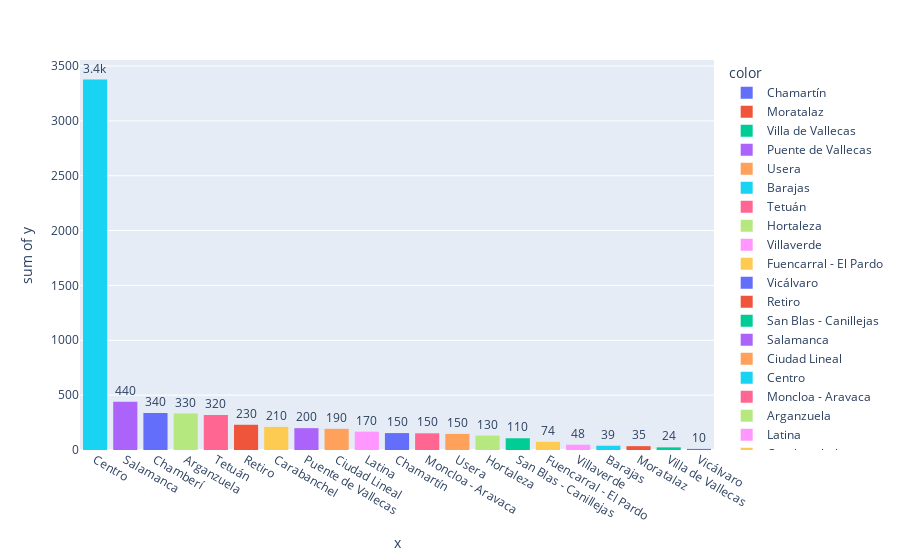

The notebook cell this image was saved under:
### Code cell
fig = px.histogram(df2023, x=df2023['District'][df2023['Month'] == 'May 2023'], y=df2023['Airbnb reviews'][df2023['Month'] == 'May 2023'], text_auto='.2s', color=df2023['District'][df2023['Month'] == 'May 2023'])
fig.update_traces(textfont_size=12, textangle=0, textposition='outside', cliponaxis=False)
fig.update_xaxes(categoryorder = 'total descending')
fig.show()

### Figure 1 — Plotly figure (JSON) as saved in the notebook; plotly's stock layout.template omitted (floating-point values rounded to 4 significant figures)
{"data": [{"alignmentgroup": "True", "bingroup": "x", "cliponaxis": false, "histfunc": "sum", "hovertemplate": "color=Chamartín<br>x=%{x}<br>sum of y=%{y}<extra></extra>", "legendgroup": "Chamartín", "marker": {"color": "#636efa", "pattern": {"shape": ""}}, "name": "Chamartín", "offsetgroup": "Chamartín", "orientation": "v", "showlegend": true, "textangle": 0, "textfont": {"size": 12}, "textposition": "outside", "texttemplate": "%{value:.2s}", "type": "histogram", "x": ["Chamartín"], "xaxis": "x", "y": [154], "yaxis": "y"}, {"alignmentgroup": "True", "bingroup": "x", "cliponaxis": false, "histfunc": "sum", "hovertemplate": "color=Moratalaz<br>x=%{x}<br>sum of y=%{y}<extra></extra>", "legendgroup": "Moratalaz", "marker": {"color": "#EF553B", "pattern": {"shape": ""}}, "name": "Moratalaz", "offsetgroup": "Moratalaz", "orientation": "v", "showlegend": true, "textangle": 0, "textfont": {"size": 12}, "textposition": "outside", "texttemplate": "%{value:.2s}", "type": "histogram", "x": ["Moratalaz"], "xaxis": "x", "y": [35], "yaxis": "y"}, {"alignmentgroup": "True", "bingroup": "x", "cliponaxis": false, "histfunc": "sum", "hovertemplate": "color=Villa de Vallecas<br>x=%{x}<br>sum of y=%{y}<extra></extra>", "legendgroup": "Villa de Vallecas", "marker": {"color": "#00cc96", "pattern": {"shape": ""}}, "name": "Villa de Vallecas", "offsetgroup": "Villa de Vallecas", "orientation": "v", "showlegend": true, "textangle": 0, "textfont": {"size": 12}, "textposition": "outside", "texttemplate": "%{value:.2s}", "type": "histogram", "x": ["Villa de Vallecas"], "xaxis": "x", "y": [24], "yaxis": "y"}, {"alignmentgroup": "True", "bingroup": "x", "cliponaxis": false, "histfunc": "sum", "hovertemplate": "color=Puente de Vallecas<br>x=%{x}<br>sum of y=%{y}<extra></extra>", "legendgroup": "Puente de Vallecas", "marker": {"color": "#ab63fa", "pattern": {"shape": ""}}, "name": "Puente de Vallecas", "offsetgroup": "Puente de Vallecas", "orientation": "v", "showlegend": true, "textangle": 0, "textfont": {"size": 12}, "textposition": "outside", "texttemplate": "%{value:.2s}", "type": "histogram", "x": ["Puente de Vallecas"], "xaxis": "x", "y": [199], "yaxis": "y"}, {"alignmentgroup": "True", "bingroup": "x", "cliponaxis": false, "histfunc": "sum", "hovertemplate": "color=Usera<br>x=%{x}<br>sum of y=%{y}<extra></extra>", "legendgroup": "Usera", "marker": {"color": "#FFA15A", "pattern": {"shape": ""}}, "name": "Usera", "offsetgroup": "Usera", "orientation": "v", "showlegend": true, "textangle": 0, "textfont": {"size": 12}, "textposition": "outside", "texttemplate": "%{value:.2s}", "type": "histogram", "x": ["Usera"], "xaxis": "x", "y": [147], "yaxis": "y"}, {"alignmentgroup": "True", "bingroup": "x", "cliponaxis": false, "histfunc": "sum", "hovertemplate": "color=Barajas<br>x=%{x}<br>sum of y=%{y}<extra></extra>", "legendgroup": "Barajas", "marker": {"color": "#19d3f3", "pattern": {"shape": ""}}, "name": "Barajas", "offsetgroup": "Barajas", "orientation": "v", "showlegend": true, "textangle": 0, "textfont": {"size": 12}, "textposition": "outside", "texttemplate": "%{value:.2s}", "type": "histogram", "x": ["Barajas"], "xaxis": "x", "y": [39], "yaxis": "y"}, {"alignmentgroup": "True", "bingroup": "x", "cliponaxis": false, "histfunc": "sum", "hovertemplate": "color=Tetuán<br>x=%{x}<br>sum of y=%{y}<extra></extra>", "legendgroup": "Tetuán", "marker": {"color": "#FF6692", "pattern": {"shape": ""}}, "name": "Tetuán", "offsetgroup": "Tetuán", "orientation": "v", "showlegend": true, "textangle": 0, "textfont": {"size": 12}, "textposition": "outside", "texttemplate": "%{value:.2s}", "type": "histogram", "x": ["Tetuán"], "xaxis": "x", "y": [319], "yaxis": "y"}, {"alignmentgroup": "True", "bingroup": "x", "cliponaxis": false, "histfunc": "sum", "hovertemplate": "color=Hortaleza<br>x=%{x}<br>sum of y=%{y}<extra></extra>", "legendgroup": "Hortaleza", "marker": {"color": "#B6E880", "pattern": {"shape": ""}}, "name": "Hortaleza", "offsetgroup": "Hortaleza", "orientation": "v", "showlegend": true, "textangle": 0, "textfont": {"size": 12}, "textposition": "outside", "texttemplate": "%{value:.2s}", "type": "histogram", "x": ["Hortaleza"], "xaxis": "x", "y": [131], "yaxis": "y"}, {"alignmentgroup": "True", "bingroup": "x", "cliponaxis": false, "histfunc": "sum", "hovertemplate": "color=Villaverde<br>x=%{x}<br>sum of y=%{y}<extra></extra>", "legendgroup": "Villaverde", "marker": {"color": "#FF97FF", "pattern": {"shape": ""}}, "name": "Villaverde", "offsetgroup": "Villaverde", "orientation": "v", "showlegend": true, "textangle": 0, "textfont": {"size": 12}, "textposition": "outside", "texttemplate": "%{value:.2s}", "type": "histogram", "x": ["Villaverde"], "xaxis": "x", "y": [48], "yaxis": "y"}, {"alignmentgroup": "True", "bingroup": "x", "cliponaxis": false, "histfunc": "sum", "hovertemplate": "color=Fuencarral - El Pardo<br>x=%{x}<br>sum of y=%{y}<extra></extra>", "legendgroup": "Fuencarral - El Pardo", "marker": {"color": "#FECB52", "pattern": {"shape": ""}}, "name": "Fuencarral - El Pardo", "offsetgroup": "Fuencarral - El Pardo", "orientation": "v", "showlegend": true, "textangle": 0, "textfont": {"size": 12}, "textposition": "outside", "texttemplate": "%{value:.2s}", "type": "histogram", "x": ["Fuencarral - El Pardo"], "xaxis": "x", "y": [74], "yaxis": "y"}, {"alignmentgroup": "True", "bingroup": "x", "cliponaxis": false, "histfunc": "sum", "hovertemplate": "color=Vicálvaro<br>x=%{x}<br>sum of y=%{y}<extra></extra>", "legendgroup": "Vicálvaro", "marker": {"color": "#636efa", "pattern": {"shape": ""}}, "name": "Vicálvaro", "offsetgroup": "Vicálvaro", "orientation": "v", "showlegend": true, "textangle": 0, "textfont": {"size": 12}, "textposition": "outside", "texttemplate": "%{value:.2s}", "type": "histogram", "x": ["Vicálvaro"], "xaxis": "x", "y": [10], "yaxis": "y"}, {"alignmentgroup": "True", "bingroup": "x", "cliponaxis": false, "histfunc": "sum", "hovertemplate": "color=Retiro<br>x=%{x}<br>sum of y=%{y}<extra></extra>", "legendgroup": "Retiro", "marker": {"color": "#EF553B", "pattern": {"shape": ""}}, "name": "Retiro", "offsetgroup": "Retiro", "orientation": "v", "showlegend": true, "textangle": 0, "textfont": {"size": 12}, "textposition": "outside", "texttemplate": "%{value:.2s}", "type": "histogram", "x": ["Retiro"], "xaxis": "x", "y": [230], "yaxis": "y"}, {"alignmentgroup": "True", "bingroup": "x", "cliponaxis": false, "histfunc": "sum", "hovertemplate": "color=San Blas - Canillejas<br>x=%{x}<br>sum of y=%{y}<extra></extra>", "legendgroup": "San Blas - Canillejas", "marker": {"color": "#00cc96", "pattern": {"shape": ""}}, "name": "San Blas - Canillejas", "offsetgroup": "San Blas - Canillejas", "orientation": "v", "showlegend": true, "textangle": 0, "textfont": {"size": 12}, "textposition": "outside", "texttemplate": "%{value:.2s}", "type": "histogram", "x": ["San Blas - Canillejas"], "xaxis": "x", "y": [107], "yaxis": "y"}, {"alignmentgroup": "True", "bingroup": "x", "cliponaxis": false, "histfunc": "sum", "hovertemplate": "color=Salamanca<br>x=%{x}<br>sum of y=%{y}<extra></extra>", "legendgroup": "Salamanca", "marker": {"color": "#ab63fa", "pattern": {"shape": ""}}, "name": "Salamanca", "offsetgroup": "Salamanca", "orientation": "v", "showlegend": true, "textangle": 0, "textfont": {"size": 12}, "textposition": "outside", "texttemplate": "%{value:.2s}", "type": "histogram", "x": ["Salamanca"], "xaxis": "x", "y": [439], "yaxis": "y"}, {"alignmentgroup": "True", "bingroup": "x", "cliponaxis": false, "histfunc": "sum", "hovertemplate": "color=Ciudad Lineal<br>x=%{x}<br>sum of y=%{y}<extra></extra>", "legendgroup": "Ciudad Lineal", "marker": {"color": "#FFA15A", "pattern": {"shape": ""}}, "name": "Ciudad Lineal", "offsetgroup": "Ciudad Lineal", "orientation": "v", "showlegend": true, "textangle": 0, "textfont": {"size": 12}, "textposition": "outside", "texttemplate": "%{value:.2s}", "type": "histogram", "x": ["Ciudad Lineal"], "xaxis": "x", "y": [193], "yaxis": "y"}, {"alignmentgroup": "True", "bingroup": "x", "cliponaxis": false, "histfunc": "sum", "hovertemplate": "color=Centro<br>x=%{x}<br>sum of y=%{y}<extra></extra>", "legendgroup": "Centro", "marker": {"color": "#19d3f3", "pattern": {"shape": ""}}, "name": "Centro", "offsetgroup": "Centro", "orientation": "v", "showlegend": true, "textangle": 0, "textfont": {"size": 12}, "textposition": "outside", "texttemplate": "%{value:.2s}", "type": "histogram", "x": ["Centro"], "xaxis": "x", "y": [3377], "yaxis": "y"}, {"alignmentgroup": "True", "bingroup": "x", "cliponaxis": false, "histfunc": "sum", "hovertemplate": "color=Moncloa - Aravaca<br>x=%{x}<br>sum of y=%{y}<extra></extra>", "legendgroup": "Moncloa - Aravaca", "marker": {"color": "#FF6692", "pattern": {"shape": ""}}, "name": "Moncloa - Aravaca", "offsetgroup": "Moncloa - Aravaca", "orientation": "v", "showlegend": true, "textangle": 0, "textfont": {"size": 12}, "textposition": "outside", "texttemplate": "%{value:.2s}", "type": "histogram", "x": ["Moncloa - Aravaca"], "xaxis": "x", "y": [152], "yaxis": "y"}, {"alignmentgroup": "True", "bingroup": "x", "cliponaxis": false, "histfunc": "sum", "hovertemplate": "color=Arganzuela<br>x=%{x}<br>sum of y=%{y}<extra></extra>", "legendgroup": "Arganzuela", "marker": {"color": "#B6E880", "pattern": {"shape": ""}}, "name": "Arganzuela", "offsetgroup": "Arganzuela", "orientation": "v", "showlegend": true, "textangle": 0, "textfont": {"size": 12}, "textposition": "outside", "texttemplate": "%{value:.2s}", "type": "histogram", "x": ["Arganzuela"], "xaxis": "x", "y": [332], "yaxis": "y"}, {"alignmentgroup": "True", "bingroup": "x", "cliponaxis": false, "histfunc": "sum", "hovertemplate": "color=Latina<br>x=%{x}<br>sum of y=%{y}<extra></extra>", "legendgroup": "Latina", "marker": {"color": "#FF97FF", "pattern": {"shape": ""}}, "name": "Latina", "offsetgroup": "Latina", "orientation": "v", "showlegend": true, "textangle": 0, "textfont": {"size": 12}, "textposition": "outside", "texttemplate": "%{value:.2s}", "type": "histogram", "x": ["Latina"], "xaxis": "x", "y": [167], "yaxis": "y"}, {"alignmentgroup": "True", "bingroup": "x", "cliponaxis": false, "histfunc": "sum", "hovertemplate": "color=Carabanchel<br>x=%{x}<br>sum of y=%{y}<extra></extra>", "legendgroup": "Carabanchel", "marker": {"color": "#FECB52", "pattern": {"shape": ""}}, "name": "Carabanchel", "offsetgroup": "Carabanchel", "orientation": "v", "showlegend": true, "textangle": 0, "textfont": {"size": 12}, "textposition": "outside", "texttemplate": "%{value:.2s}", "type": "histogram", "x": ["Carabanchel"], "xaxis": "x", "y": [211], "yaxis": "y"}, {"alignmentgroup": "True", "bingroup": "x", "cliponaxis": false, "histfunc": "sum", "hovertemplate": "color=Chamberí<br>x=%{x}<br>sum of y=%{y}<extra></extra>", "legendgroup": "Chamberí", "marker": {"color": "#636efa", "pattern": {"shape": ""}}, "name": "Chamberí", "offsetgroup": "Chamberí", "orientation": "v", "showlegend": true, "textangle": 0, "textfont": {"size": 12}, "textposition": "outside", "texttemplate": "%{value:.2s}", "type": "histogram", "x": ["Chamberí"], "xaxis": "x", "y": [337], "yaxis": "y"}], "layout": {"barmode": "relative", "legend": {"title": {"text": "color"}, "tracegroupgap": 0}, "margin": {"t": 60}, "xaxis": {"anchor": "y", "categoryorder": "total descending", "domain": [0, 1], "title": {"text": "x"}}, "yaxis": {"anchor": "x", "domain": [0, 1], "title": {"text": "sum of y"}}}}
